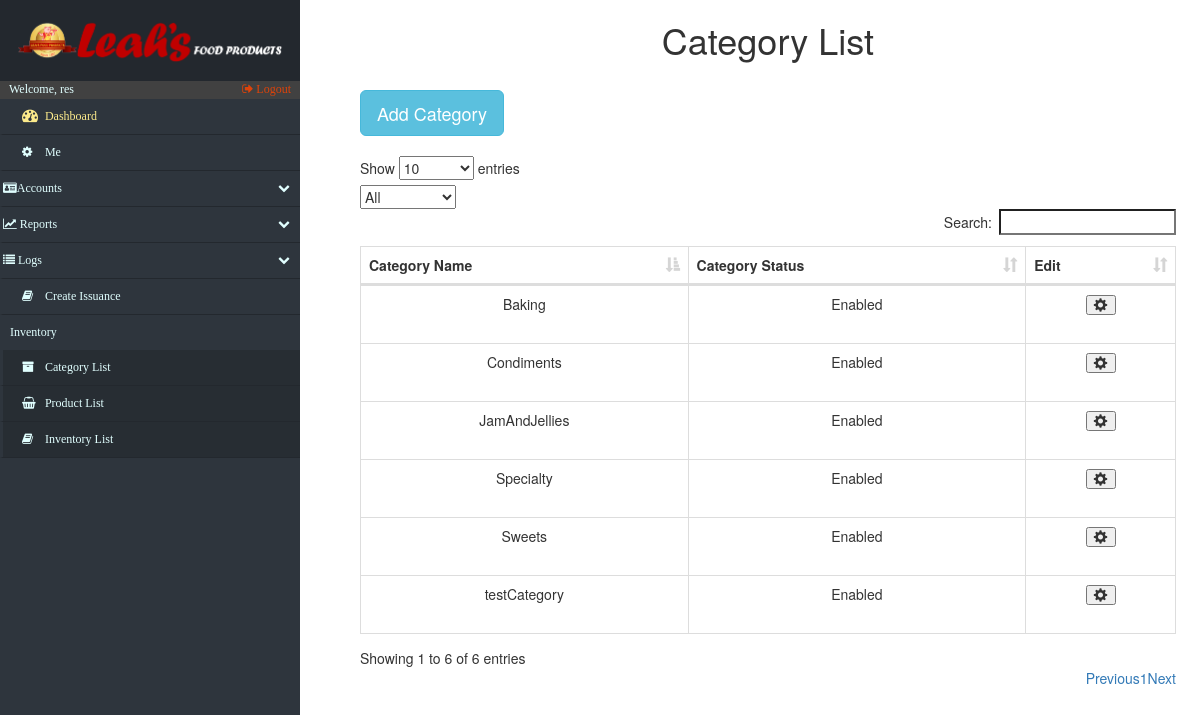
Page /categories.php (signed in) on the committed database.
### tables this page shows
CREATE TABLE `category_list` (
  `category_id` int(15) NOT NULL,
  `category_name` varchar(100) NOT NULL,
  `category_status` varchar(10) DEFAULT NULL
);

### categories.php (the view, shortened to what this page needs)
<!DOCTYPE html>
<html lang="en">
<head>
    <?php include('fragments/config.php') ?>
    <link rel="stylesheet" href="https://maxcdn.bootstrapcdn.com/bootstrap/3.3.7/css/bootstrap.min.css">
    <link href="src/css/datatables.css" rel="stylesheet">
    <link href="//maxcdn.bootstrapcdn.com/font-awesome/4.2.0/css/font-awesome.min.css" rel="stylesheet">
    <link href="src/css/sidebar.css" rel="stylesheet">
    <link href="src/css/custom.css" rel="stylesheet">
</head>
<body>
    <div class="nav-side-menu">
        <div class="brand">
            <div class="brandtext"></div>
        </div>
        <div class="user_info">
            <span>Welcome, <?php
                echo $_SESSION['username'];
                ?>
            </span>
            <a href="fragments/logout.php">
                <i class="fa fa-sign-out" aria-hidden="true"></i> Logout
            </a>
        </div>
        <div class="menu-list">
            <ul id="menu-content" class="menu-content collapse out">
                <li>
                    <a id="dashboard_txt" href="index.php">
                        <i class="fa fa-dashboard fa-lg"></i> Dashboard
                    </a>
                </li>
                 <li><a href="settings.php"><i class="fa fa-cog"></i> Me</a></li>
                <li data-toggle="collapse" data-target="#accounts" class="collapsed">
                    <i class="fa fa-id-card" aria-hidden="true"></i>Accounts <span class="arrow"></span>
                </li>
                <li data-toggle="collapse" data-target="#reports" class="collapsed">
                    <i class="fa fa-line-chart" aria-hidden="true"></i> Reports <span class="arrow"></span>
                </li>
                <li data-toggle="collapse" data-target="#issue" class="collapsed">
                    <i class="fa fa-list" aria-hidden="true"></i> Logs <span class="arrow"></span>
                </li>
                <li>
                    <a href="issuance.php">
                        <i class="fa fa-book"></i> Create Issuance
                    </a>
                </li>
                <div class="sub-menu_nct">
                    <span class="sub-menu">Inventory
                    </span>
                </div>
                <li class="sub-menu_nc">
                    <a class="sub-menu_nc" href="categories.php">
                        <i class="fa fa-archive"> </i> Category List
                    </a>
                </li>
                <li class="sub-menu_nc">
                    <a class="sub-menu_nc" href="products.php">
                        <i class="fa fa-shopping-basket"> </i> Product List
                    </a>
                </li>
                <li class="sub-menu_nc">
                    <a href="inventory.php">
                        <i class="fa fa-book"> </i> Inventory List
                    </a>
                </li>
            </ul>
        </div>
    </div>
    <div id="page-content-wrapper">
        <div class="containers">
            <table class="table table-striped table-bordered">
                <h1 align="center">Category List</h1>
            </table>
            <?php
							$retrieve = ("SELECT * FROM category_list");
							$results = mysqli_query($db, $retrieve);
						?>
                <table class="table table-striped table-bordered">
                    <button type="button" class="btn btn-info btn-lg" data-toggle="modal" data-target="#myModal">Add Category</button>
                </table>
                <div id="mainContainer">
                    <table id="datatables" class="table table-hover table-bordered dataTable" cellspacing="0" width="100%" role="grid" aria-describedby="myTable_info" style="width: 100%;">
                        <thead>
                            <tr>
                                <th>Category Name</th>
                                <th>Category Status</th>
                                <th>Edit</th>
                            </tr>
                        </thead>
                        <tbody>
                            <?php
							foreach ($results as $data):
						?>
                                <tr>
										<?php
											$individual_category_id=$data["category_id"];
                                        ?>
                                    <td data-title="category_name">
                                        <?php
                                        $passCatName = $data["category_name"];
                                        echo $passCatName;
                                        ?>
                                    </td>
                                    <td data-title="category_status">
                                        <?php echo $data["category_status"]; ?>
                                    </td>
									<td data-title="edit">
                                        <table class="table table-striped table-bordered">
                                            <button type="button" class="glyphicon glyphicon-cog" onclick="refresh()" data-toggle="modal" aria-hidden="true" data-target="#<?php echo $individual_category_id;?>"></button>
                                        </table>
                                    </td>
                                </tr>
                                <?php
							endforeach;
						?>
                        </tbody>
                    </table>
                </div>
        </div>
    </div>
</body>
</html>

### src/css/datatables.css (style rules this page uses)
table.dataTable { clear: both; width: auto; text-align: center; margin-top: 6px !important; margin-bottom: 6px !important; max-width: none !important; border-collapse: separate !important }
table.dataTable td, table.dataTable th { -webkit-box-sizing: content-box; box-sizing: content-box }
table.dataTable thead>tr>th.sorting_asc, table.dataTable thead>tr>th.sorting_desc, table.dataTable thead>tr>th.sorting, table.dataTable thead>tr>td.sorting_asc, table.dataTable thead>tr>td.sorting_desc, table.dataTable thead>tr>td.sorting { padding-right: 30px }
table.dataTable thead .sorting, table.dataTable thead .sorting_asc, table.dataTable thead .sorting_desc, table.dataTable thead .sorting_asc_disabled, table.dataTable thead .sorting_desc_disabled { cursor: pointer; position: relative }
table.dataTable thead .sorting:after, table.dataTable thead .sorting_asc:after, table.dataTable thead .sorting_desc:after, table.dataTable thead .sorting_asc_disabled:after, table.dataTable thead .sorting_desc_disabled:after { position: absolute; bottom: 8px; right: 8px; display: block; font-family: 'Glyphicons Halflings'; opacity: 0.5 }
table.dataTable thead .sorting:after { opacity: 0.2; content: "\e150" }
table.dataTable thead .sorting_asc:after { content: "\e155" }
table.table-bordered.dataTable th, table.table-bordered.dataTable td { border-left-width: 0 }
table.table-bordered.dataTable th:last-child, table.table-bordered.dataTable th:last-child, table.table-bordered.dataTable td:last-child, table.table-bordered.dataTable td:last-child { border-right-width: 0 }
table.table-bordered.dataTable tbody th, table.table-bordered.dataTable tbody td { border-bottom-width: 0 }

### src/css/sidebar.css (style rules this page uses)
.nav-side-menu { overflow: hidden; font-family: verdana; font-size: 12px; font-weight: 200; background-color: #2e353d; position: fixed; top: 0px; width: 300px; height: 100%; color: #e1ffff; }
.nav-side-menu .brand { background-color: #23282e; line-height: 50px; display: block; text-align: center; font-size: 14px; }
.nav-side-menu ul, .nav-side-menu li { list-style: none; padding: 0px; margin: 0px; line-height: 35px; cursor: pointer; }
.nav-side-menu li { padding-left: 0px; border-left: 3px solid #2e353d; border-bottom: 1px solid #23282e; }
.nav-side-menu li a { text-decoration: none; color: #e1ffff; }
.nav-side-menu li a i { padding-left: 10px; width: 20px; padding-right: 20px; }
@media (min-width: 800px) { .nav-side-menu .menu-list .menu-content { display: block; } }
body { margin: 0px; padding: 0px; }
#dashboard_txt { color: #fcea8b; }
.sub-menu_nc { background-color: #272d33; }
.sub-menu_nct { padding-left: 10px; }
.nav-side-menu .brand .brandtext { padding: 4%; content: url(../img/LeahsTextAlter.PNG); width: 100%; text-align: center; }
.user_info { background-color: #414141; }
.user_info a { float: right; padding-right: 3%; color: #dd430a; }
.user_info span { padding-left: 3% }
.sub-menu_nc a { display: block; }
.menu-content > li a { display: inline-block; width: 100%; }
#menu-content li a { padding-left: 3%; }

### src/css/custom.css (style rules this page uses)
.containers { padding: 0px; margin: 0px; float: right; width: 79%; padding-right: 5%; }
@media (max-width: 1600px) { .containers { width: 75%; padding-right: 4%; } }
@media (max-width: 1400px) { .containers { width: 73%; padding-right 3%;: } }
@media (max-width: 1260px) { .containers { width: 70%; padding-right: 2%; } }

### rows in the picture
category_list: category_name "Specialty", category_status "Enabled"
category_list: category_name "Sweets", category_status "Enabled"
category_list: category_name "JamAndJellies", category_status "Enabled"
category_list: category_name "Condiments", category_status "Enabled"
category_list: category_name "Baking", category_status "Enabled"
category_list: category_name "testCategory", category_status "Enabled"

### other values in the picture
$_SESSION['username'] "res"
